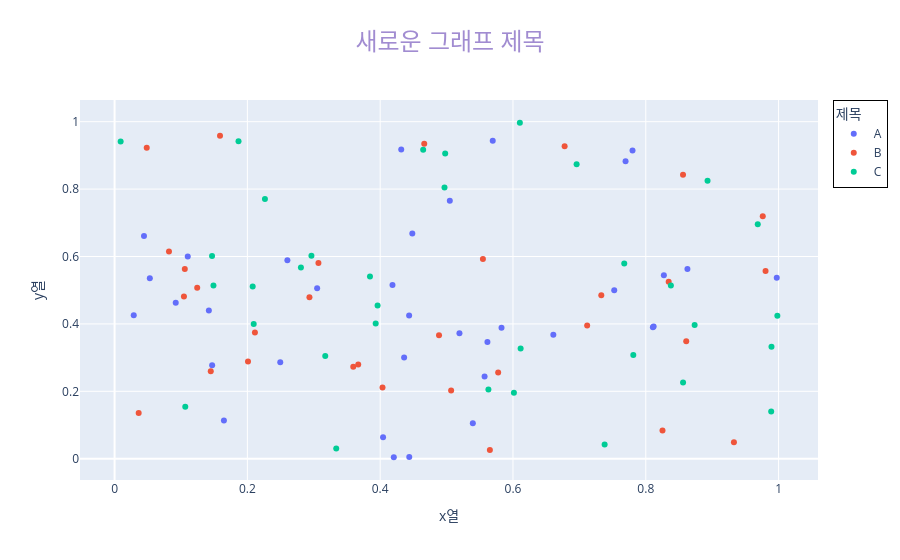

Source (notebook cell):
### Code cell
#

import plotly.express as px 
import pandas as pd 
import numpy as np 

df = pd.DataFrame({
    "x열" : np.random.rand(100), # 0~1 미만의 난수형태의 값을 100개 생성 
    "y열" : np.random.rand(100), # 0~1 미만의 난수형태의 값을 100개 생성 
    "색상기준열" : np.random.choice(["A","B","C"],100),
})

fig = px.scatter(
    df,
    x="x열",
    y="y열",
    color = "색상기준열",
    title = "scatter"
)

fig.update_layout(
    title = {
        "text": "새로운 그래프 제목",
        "font": {"size":24, "color":"#a18cd1"},
        "x": 0.5,
    },
    # legend ={
    #     "title" : "제목" ,
    #     "x" : 1.02,
    #     "y" : 1,
    #     "bordercolor":"#00f",
    #     "borderwidth":1
    # }
    legend =dict(title="제목",x=1.02,y=1,bordercolor="black",borderwidth=1)
)
fig.show()

### Figure 1 — Plotly figure (JSON) as saved in the notebook; plotly's stock layout.template omitted (floating-point values rounded to 4 significant figures)
{"data": [{"hovertemplate": "색상기준열=A<br>x열=%{x}<br>y열=%{y}<extra></extra>", "legendgroup": "A", "marker": {"color": "#636efa", "symbol": "circle"}, "mode": "markers", "name": "A", "orientation": "v", "showlegend": true, "type": "scatter", "x": [0.8119, 0.5049, 0.04428, 0.5194, 0.8272, 0.4484, 0.8627, 0.4361, 0.1647, 0.5572, 0.4185, 0.09208, 0.9973, 0.6608, 0.7525, 0.4436, 0.4317, 0.5395, 0.8107, 0.4043, 0.7696, 0.7801, 0.1469, 0.2495, 0.3051, 0.5827, 0.2602, 0.4438, 0.142, 0.1102, 0.05308, 0.4205, 0.02885, 0.5615, 0.5695], "xaxis": "x", "y": [0.392, 0.7656, 0.6608, 0.3726, 0.5444, 0.6685, 0.5632, 0.3001, 0.1135, 0.2437, 0.5155, 0.4627, 0.5371, 0.3679, 0.5001, 0.4253, 0.9172, 0.1055, 0.3903, 0.06344, 0.8826, 0.9142, 0.2775, 0.2863, 0.5058, 0.3887, 0.5888, 0.005025, 0.4397, 0.6004, 0.5352, 0.004402, 0.4259, 0.3464, 0.9434], "yaxis": "y"}, {"hovertemplate": "색상기준열=B<br>x열=%{x}<br>y열=%{y}<extra></extra>", "legendgroup": "B", "marker": {"color": "#EF553B", "symbol": "circle"}, "mode": "markers", "name": "B", "orientation": "v", "showlegend": true, "type": "scatter", "x": [0.03626, 0.1448, 0.733, 0.2113, 0.9804, 0.5777, 0.5652, 0.04841, 0.6778, 0.3595, 0.3669, 0.1244, 0.307, 0.1044, 0.8252, 0.7117, 0.5068, 0.5547, 0.4035, 0.8561, 0.8345, 0.9762, 0.4886, 0.2009, 0.4664, 0.08191, 0.9327, 0.2935, 0.1588, 0.8609, 0.1057], "xaxis": "x", "y": [0.1359, 0.2596, 0.4849, 0.3744, 0.5567, 0.2556, 0.02608, 0.9224, 0.927, 0.2731, 0.2797, 0.507, 0.5805, 0.4812, 0.08407, 0.3955, 0.2025, 0.5925, 0.2111, 0.8424, 0.5252, 0.7192, 0.3661, 0.2884, 0.9345, 0.615, 0.04921, 0.479, 0.9584, 0.3483, 0.5625], "yaxis": "y"}, {"hovertemplate": "색상기준열=C<br>x열=%{x}<br>y열=%{y}<extra></extra>", "legendgroup": "C", "marker": {"color": "#00cc96", "symbol": "circle"}, "mode": "markers", "name": "C", "orientation": "v", "showlegend": true, "type": "scatter", "x": [0.009131, 0.7812, 0.1489, 0.2095, 0.9889, 0.8561, 0.6014, 0.6115, 0.2264, 0.8736, 0.4979, 0.1468, 0.208, 0.3961, 0.7381, 0.4647, 0.2965, 0.563, 0.9687, 0.2806, 0.6104, 0.9893, 0.1065, 0.7676, 0.893, 0.3173, 0.3932, 0.6959, 0.3846, 0.1866, 0.3338, 0.4969, 0.9982, 0.8378], "xaxis": "x", "y": [0.9409, 0.3077, 0.5138, 0.3998, 0.1404, 0.2264, 0.1959, 0.327, 0.7708, 0.3968, 0.9053, 0.6011, 0.5108, 0.4545, 0.04205, 0.9166, 0.6025, 0.2056, 0.6957, 0.5674, 0.9968, 0.3319, 0.154, 0.579, 0.8244, 0.3047, 0.4013, 0.8739, 0.5408, 0.9417, 0.0302, 0.8048, 0.4243, 0.514], "yaxis": "y"}], "layout": {"legend": {"bordercolor": "black", "borderwidth": 1, "title": {"text": "제목"}, "tracegroupgap": 0, "x": 1.02, "y": 1}, "title": {"font": {"color": "#a18cd1", "size": 24}, "text": "새로운 그래프 제목", "x": 0.5}, "xaxis": {"anchor": "y", "domain": [0, 1], "title": {"text": "x열"}}, "yaxis": {"anchor": "x", "domain": [0, 1], "title": {"text": "y열"}}}}
